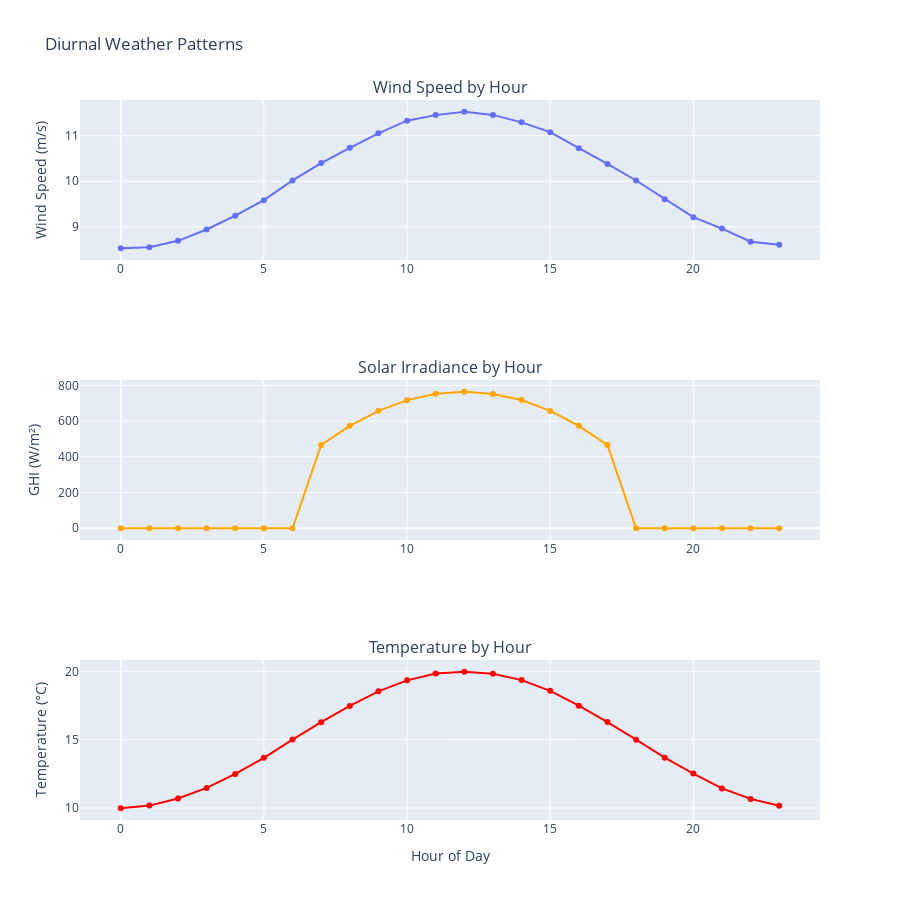

Notebook code cell kept with this figure:
### Code cell
# Plot hourly patterns
fig = make_subplots(
    rows=3, cols=1,
    subplot_titles=('Wind Speed by Hour', 'Solar Irradiance by Hour', 'Temperature by Hour')
)

fig.add_trace(
    go.Scatter(x=hourly_avg['hour'], y=hourly_avg['avg_wind_speed'], 
               mode='lines+markers', name='Wind Speed'),
    row=1, col=1
)

fig.add_trace(
    go.Scatter(x=hourly_avg['hour'], y=hourly_avg['avg_ghi'], 
               mode='lines+markers', name='GHI', line=dict(color='orange')),
    row=2, col=1
)

fig.add_trace(
    go.Scatter(x=hourly_avg['hour'], y=hourly_avg['avg_temperature'], 
               mode='lines+markers', name='Temperature', line=dict(color='red')),
    row=3, col=1
)

fig.update_xaxes(title_text="Hour of Day", row=3, col=1)
fig.update_yaxes(title_text="Wind Speed (m/s)", row=1, col=1)
fig.update_yaxes(title_text="GHI (W/m²)", row=2, col=1)
fig.update_yaxes(title_text="Temperature (°C)", row=3, col=1)

fig.update_layout(height=900, title_text="Diurnal Weather Patterns", showlegend=False)
fig.show()

### Figure 1 — Plotly figure (JSON) as saved in the notebook; plotly's stock layout.template omitted (floating-point values rounded to 4 significant figures)
{"data": [{"mode": "lines+markers", "name": "Wind Speed", "type": "scatter", "x": [0, 1, 2, 3, 4, 5, 6, 7, 8, 9, 10, 11, 12, 13, 14, 15, 16, 17, 18, 19, 20, 21, 22, 23], "xaxis": "x", "y": [8.53, 8.551, 8.693, 8.943, 9.244, 9.585, 10.02, 10.4, 10.73, 11.05, 11.33, 11.45, 11.53, 11.46, 11.29, 11.08, 10.73, 10.38, 10.02, 9.605, 9.212, 8.963, 8.674, 8.607], "yaxis": "y"}, {"line": {"color": "orange"}, "mode": "lines+markers", "name": "GHI", "type": "scatter", "x": [0, 1, 2, 3, 4, 5, 6, 7, 8, 9, 10, 11, 12, 13, 14, 15, 16, 17, 18, 19, 20, 21, 22, 23], "xaxis": "x2", "y": [0.0, 0.0, 0.0, 0.0, 0.0, 0.0, 0.0, 466.4, 573.3, 657.5, 717.4, 753.3, 764.4, 751.8, 718.3, 657.0, 573.6, 465.8, 0.0, 0.0, 0.0, 0.0, 0.0, 0.0], "yaxis": "y2"}, {"line": {"color": "red"}, "mode": "lines+markers", "name": "Temperature", "type": "scatter", "x": [0, 1, 2, 3, 4, 5, 6, 7, 8, 9, 10, 11, 12, 13, 14, 15, 16, 17, 18, 19, 20, 21, 22, 23], "xaxis": "x3", "y": [9.982, 10.18, 10.7, 11.47, 12.5, 13.67, 15.01, 16.28, 17.47, 18.54, 19.34, 19.84, 19.97, 19.83, 19.36, 18.58, 17.49, 16.29, 15.0, 13.68, 12.52, 11.43, 10.67, 10.17], "yaxis": "y3"}], "layout": {"annotations": [{"font": {"size": 16}, "showarrow": false, "text": "Wind Speed by Hour", "x": 0.5, "xanchor": "center", "xref": "paper", "y": 1, "yanchor": "bottom", "yref": "paper"}, {"font": {"size": 16}, "showarrow": false, "text": "Solar Irradiance by Hour", "x": 0.5, "xanchor": "center", "xref": "paper", "y": 0.6111, "yanchor": "bottom", "yref": "paper"}, {"font": {"size": 16}, "showarrow": false, "text": "Temperature by Hour", "x": 0.5, "xanchor": "center", "xref": "paper", "y": 0.2222, "yanchor": "bottom", "yref": "paper"}], "height": 900, "showlegend": false, "title": {"text": "Diurnal Weather Patterns"}, "xaxis": {"anchor": "y", "domain": [0, 1]}, "xaxis2": {"anchor": "y2", "domain": [0, 1]}, "xaxis3": {"anchor": "y3", "domain": [0, 1], "title": {"text": "Hour of Day"}}, "yaxis": {"anchor": "x", "domain": [0.7778, 1], "title": {"text": "Wind Speed (m/s)"}}, "yaxis2": {"anchor": "x2", "domain": [0.3889, 0.6111], "title": {"text": "GHI (W/m²)"}}, "yaxis3": {"anchor": "x3", "domain": [0, 0.2222], "title": {"text": "Temperature (°C)"}}}}
